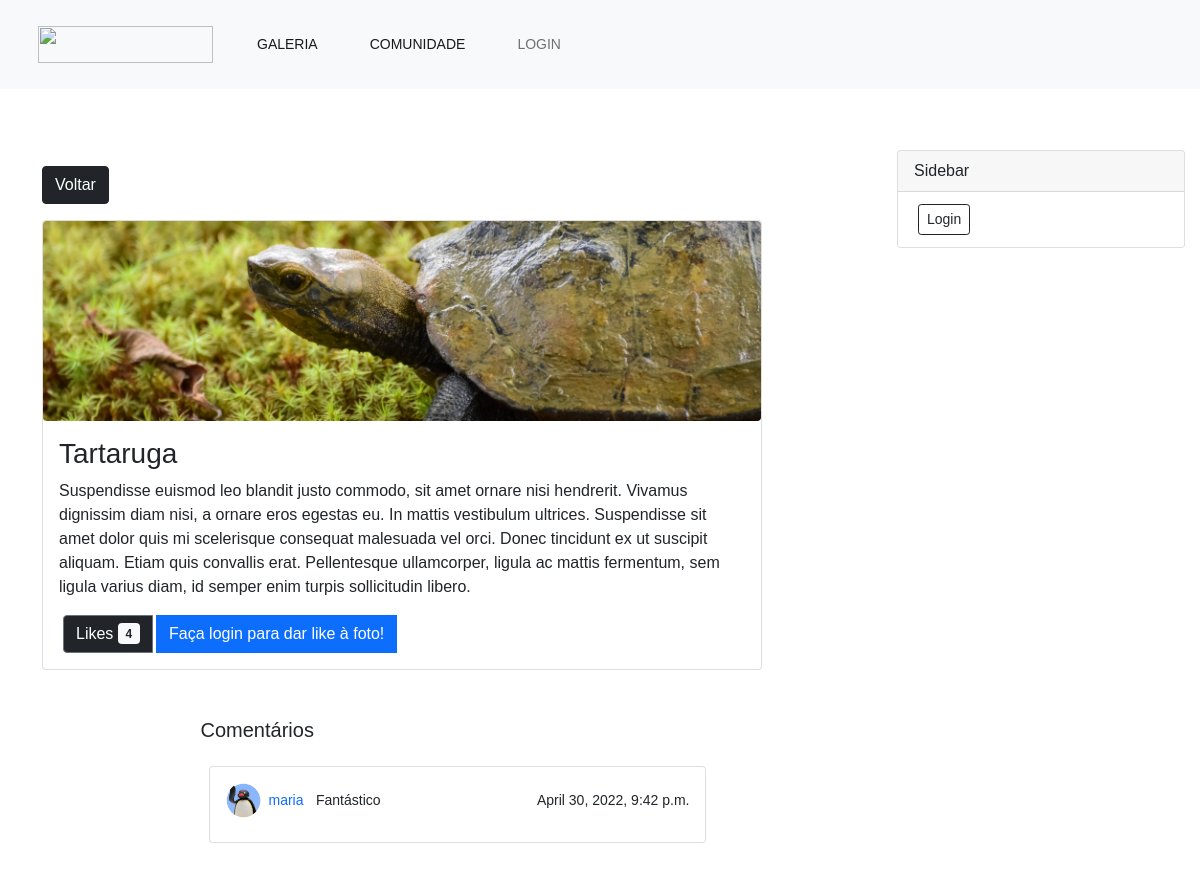
/galeria/foto/2, run on an earlier commit of the app's database.
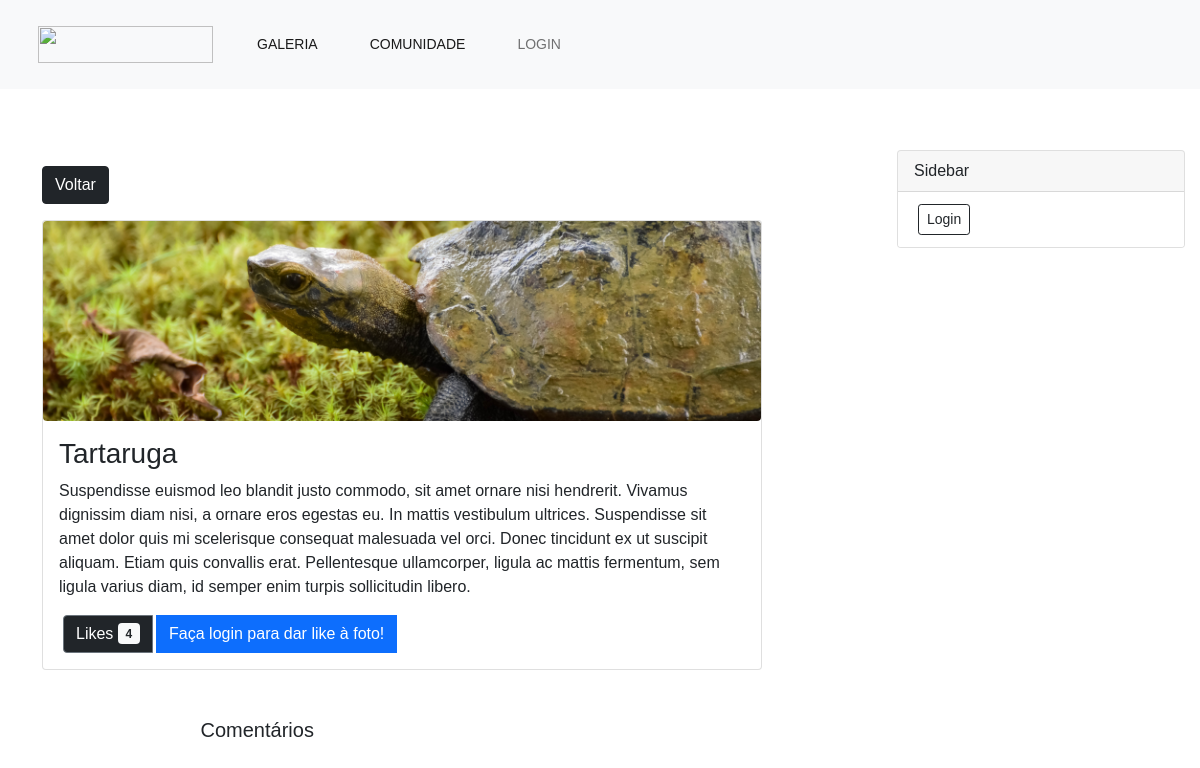
And on a later commit of the database.
### fotos/models.py (models this page shows, shortened)
class Comentario(models.Model):
    autor = models.ForeignKey(User, on_delete=models.CASCADE, default="")
    texto = models.TextField()
    created_date = models.DateTimeField(auto_now_add=True)
    foto = models.ForeignKey(Foto, on_delete=models.CASCADE)

class Utilizador(models.Model):
    user = models.OneToOneField(User, on_delete=models.CASCADE)
    profile_img = models.ImageField(upload_to='profile/', blank=True)
    about = models.CharField(max_length=250, null=True, blank=True)
    followers = models.ManyToManyField(User, related_name='utilizador_followers')
    following = models.ManyToManyField(User, related_name='utilizador_following')
    def image_url(self):
        if self.profile_img and hasattr(self.profile_img, 'url'):
            return self.profile_img.url
        else:
            return '/static/images/profile/default.jpg'
    class Meta:
        permissions = [
            ("criar_post", "Pode criar posts"),
            ("criar_like_dislike", "Pode dar likes ou dislikes"),
            ("criar_comentario", "Pode criar comentários"),
        ]

### fotos/views.py (the view, shortened to what this page needs)
# urls.py: path('galeria/foto/<str:pk>', views.verFoto, name='foto'),
def verFoto(request, pk):
    foto = get_object_or_404(Foto, pk=pk)
    comentarios = Comentario.objects.filter(foto_id=pk).order_by('-created_date')
    likes = foto.number_of_likes()
    is_allowed = is_member(request.user)
    is_autor = False
    liked = False
    if foto.autor == request.user:
        is_autor = True
    if foto.likes.filter(id=request.user.id).exists():
        liked = True
    context = {
        'foto': foto,
        'likes': likes,
        'foto_is_liked': liked,
        'is_allowed': is_allowed,
        'comentarios': comentarios,
        'is_autor': is_autor,
    }
    return render(request, 'fotos/foto.html', context)

### fotos/models.py (called while the page is built)
    def number_of_likes(self):
        return self.likes.count()

### fotos/views.py (called while the page is built)
def is_member(user):
    return user.groups.filter(name='utilizadores').exists()

### fotos/templates/fotos/foto.html (shortened to what the changed rows need)
{% extends 'base.html' %}
{% block content %}
<div class="container">
    <div class="row">
        <div class="col md-10">
            <div class="container mt-5">
                <div class="row d-flex justify-content-center">
                    <div class="col-md-8">
                        {% for comentario in comentarios %}
                        <div class="card p-3 m-2">
                            <div class="d-flex justify-content-between align-items-center">
                                <div class="user d-flex flex-row align-items-center">
                                    <img src="{{ comentario.autor.utilizador.image_url }}" width="35" class="user-img rounded-circle mr-5">
                                    <span>
                                        <small class="font-weight-bold text-primary m-2">{{ comentario.autor }}</small>
                                        <small class="font-weight-bold">{{ comentario.texto }}</small>
                                    </span>
                                </div> <small>{{comentario.created_date }}</small>
                            </div>
                        </div>
                        {% endfor %}
                    </div>
                </div>
            </div>
        </div>
    </div>
</div>
{% endblock %}

What changed in the data, as far as the page shows it:
removed Comentario: autor.utilizador.image_url (picture), autor "maria", texto "Fantástico", created_date "April 30, 2022, 9:42 p.m."
